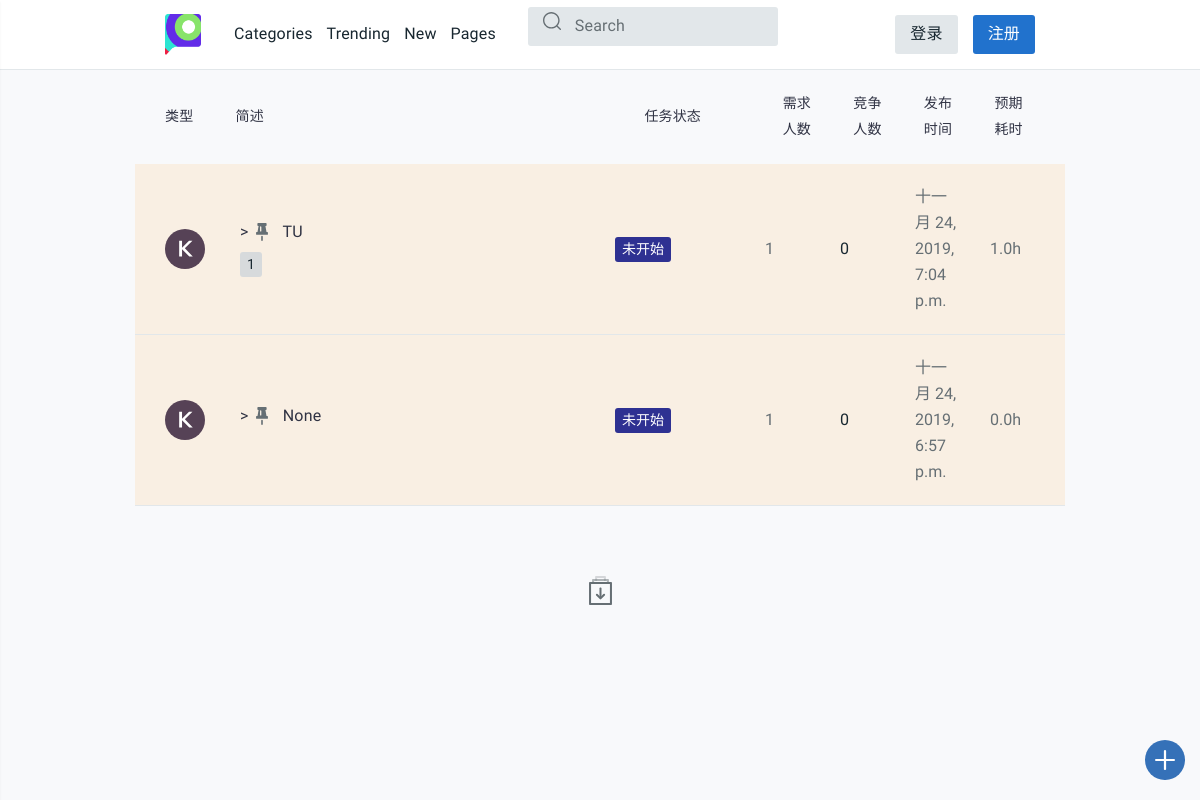
The page / on the database its author committed.
### task_platform/models.py (models this page shows, shortened)
class Task(models.Model):
    state = (
        ('未开始', 'waitting'),
        ('进行中', 'processing'),
        ('中止', 'abort'),
        ('撤销', 'revoke'),
        ('超时', 'timeout'),
        ('完成', 'completed')
    )
    publisher = models.CharField(max_length=128)
    receiver = models.CharField(max_length=128, default="", blank=True)
    pub_time = models.DateTimeField(auto_now_add=True)
    people_needed = models.IntegerField(default=1)
    people_now = models.IntegerField(default=0)
    expected_time_consuming = models.DecimalField(max_digits=12, decimal_places=1, default=0.0)
    task_description = models.CharField(max_length=50)
    task_detail = RichTextUploadingField(default='None')
    task_state = models.CharField(max_length=32, choices=state, default='未开始')
    class Meta:
        ordering = ['pub_time']
        verbose_name = '任务'
        verbose_name_plural = '任务'

class Task_tags(models.Model):
    sig_tag = models.CharField(max_length=20, default="None")
    task_id = models.IntegerField(default="0")
    def __str__(self):
        return self.sig_tag
    class Meta:
        verbose_name = "任务标签"
        verbose_name_plural = "任务标签"

### task_platform/views.py (the view, shortened to what this page needs)
# urls.py: path('', views.index, name='index'),
def index(request):
    username = request.session.get('user_name', None)
    tag_list = []
    latest_task_list = Task.objects.order_by('-pub_time')
    for task in latest_task_list:
        tag_list.append(
            (task,
             Task_tags.objects.filter(task_id=task.id).order_by('sig_tag')))
    return render(request, 'task_platform/index.html', locals())

### task_platform/templates/task_platform/index.html (shortened to what this page needs)
{% extends 'task_platform/base.html' %}
{% load staticfiles %}
{% block content %}
<main id="tt-pageContent" class="tt-offset-small">
  <div class="container">
    <div class="tt-topic-list">
      <div class="tt-list-header">
        <div class="tt-col-value">类型</div>
        <div class="tt-col-topic">简述</div>
        <div class="tt-col-category">任务状态</div>
        <div class="tt-col-value hide-mobile">需求人数</div>
        <div class="tt-col-value hide-mobile">竞争人数</div>
        <div class="tt-col-value hide-mobile">发布时间</div>
        <div class="tt-col-value">预期耗时</div>
      </div>
      {% if tag_list %}
      {% for task, tags in tag_list %}
      <div class="tt-item tt-itemselect">
        <div class="tt-col-avatar">
          <svg class="tt-icon">
            <use xlink:href="#icon-ava-k"></use>
          </svg>
        </div>
        <div class="tt-col-description">
          <h6 class="tt-title"><a href="page-single-topic.html">
              >
              <svg class="tt-icon">
                <use xlink:href="#icon-pinned"></use>
              </svg>
              {{ task.task_description }}
                        </a></h6>
          <div class="row align-items-center no-gutters">
            <div class="col-11">
              <ul class="tt-list-badge">
                {% for tag in tags %}
                <li><a><span class="tt-badge">{{ tag }}</span></a></li>
                {% endfor%}
              </ul>
            </div>
            </div>
          </div>
          <div class="tt-col-category"><span class="tt-color01 tt-badge">{{ task.task_state }}</span></div>
          <div class="tt-col-value hide-mobile">{{ task.people_needed }}</div>
            <div class="tt-col-value tt-color-select hide-mobile">{{ task.people_now }}</div>
              <div class="tt-col-value hide-mobile">{{ task.pub_time }}</div>
                <div class="tt-col-value hide-mobile"> {{ task.expected_time_consuming }}h </div>
                </div>
                {% endfor %}
                {% endif %}
                <div class="tt-row-btn">
                  <button type="button" class="btn-icon js-topiclist-showmore">
                    <svg class="tt-icon">
                      <use xlink:href="#icon-load_lore_icon"></use>
                    </svg>
                  </button>
                </div>
              </div>
            </div>
</main>
{% endblock %}

### rows shown on the page
Task: task_description "TU", task_state "未开始", people_needed "1", people_now "0", pub_time "十一月 24, 2019, 7:04 p.m.", expected_time_consuming "1.0"
Task_tags: sig_tag "1"
Task: task_description "None", task_state "未开始", people_needed "1", people_now "0", pub_time "十一月 24, 2019, 6:57 p.m.", expected_time_consuming "0.0"
